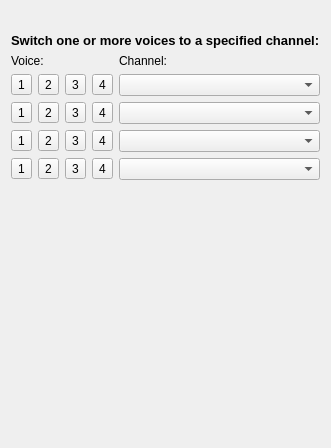
     <widget class="QWidget" name="tab_1">
      <attribute name="title">
       <string>Change Channel</string>
      </attribute>
      <layout class="QVBoxLayout" name="verticalLayout">
       <item>
        <spacer name="verticalSpacer_2">
         <property name="orientation">
          <enum>Qt::Vertical</enum>
         </property>
         <property name="sizeType">
          <enum>QSizePolicy::Fixed</enum>
         </property>
         <property name="sizeHint" stdset="0">
          <size>
           <width>20</width>
           <height>22</height>
          </size>
         </property>
        </spacer>
       </item>
       <item>
        <widget class="QLabel" name="label_10">
         <property name="font">
          <font>
           <pointsize>10</pointsize>
           <weight>75</weight>
           <bold>true</bold>
          </font>
         </property>
         <property name="text">
          <string>Switch one or more voices to a specified channel:</string>
         </property>
        </widget>
       </item>
       <item>
        <layout class="QGridLayout" name="gridLayout">
         <item row="1" column="0">
          <widget class="QToolButton" name="voice1_1">
           <property name="text">
            <string>1</string>
           </property>
           <property name="checkable">
            <bool>true</bool>
           </property>
          </widget>
         </item>
         <item row="1" column="1">
          <widget class="QToolButton" name="voice2_1">
           <property name="text">
            <string>2</string>
           </property>
           <property name="checkable">
            <bool>true</bool>
           </property>
          </widget>
         </item>
         <item row="1" column="2">
          <widget class="QToolButton" name="voice3_1">
           <property name="text">
            <string>3</string>
           </property>
           <property name="checkable">
            <bool>true</bool>
           </property>
          </widget>
         </item>
         <item row="1" column="3">
          <widget class="QToolButton" name="voice4_1">
           <property name="text">
            <string>4</string>
           </property>
           <property name="checkable">
            <bool>true</bool>
           </property>
          </widget>
         </item>
         <item row="1" column="4">
          <widget class="QComboBox" name="channelCombo1"/>
         </item>
         <item row="2" column="0">
          <widget class="QToolButton" name="voice1_2">
           <property name="text">
            <string>1</string>
           </property>
           <property name="checkable">
            <bool>true</bool>
           </property>
          </widget>
         </item>
         <item row="2" column="1">
          <widget class="QToolButton" name="voice2_2">
           <property name="text">
            <string>2</string>
           </property>
           <property name="checkable">
            <bool>true</bool>
           </property>
          </widget>
         </item>
         <item row="2" column="2">
          <widget class="QToolButton" name="voice3_2">
           <property name="text">
            <string>3</string>
           </property>
           <property name="checkable">
            <bool>true</bool>
           </property>
          </widget>
         </item>
         <item row="2" column="3">
          <widget class="QToolButton" name="voice4_2">
           <property name="text">
            <string>4</string>
           </property>
           <property name="checkable">
            <bool>true</bool>
           </property>
          </widget>
         </item>
         <item row="2" column="4">
          <widget class="QComboBox" name="channelCombo2"/>
         </item>
         <item row="3" column="0">
          <widget class="QToolButton" name="voice1_3">
           <property name="text">
            <string>1</string>
           </property>
           <property name="checkable">
            <bool>true</bool>
           </property>
          </widget>
         </item>
         <item row="3" column="1">
          <widget class="QToolButton" name="voice2_3">
           <property name="text">
            <string>2</string>
           </property>
           <property name="checkable">
            <bool>true</bool>
           </property>
          </widget>
         </item>
         <item row="3" column="2">
          <widget class="QToolButton" name="voice3_3">
           <property name="text">
            <string>3</string>
           </property>
           <property name="checkable">
            <bool>true</bool>
           </property>
          </widget>
         </item>
         <item row="3" column="3">
          <widget class="QToolButton" name="voice4_3">
           <property name="text">
            <string>4</string>
           </property>
           <property name="checkable">
            <bool>true</bool>
           </property>
          </widget>
         </item>
         <item row="3" column="4">
          <widget class="QComboBox" name="channelCombo3"/>
         </item>
         <item row="4" column="0">
          <widget class="QToolButton" name="voice1_4">
           <property name="text">
            <string>1</string>
           </property>
           <property name="checkable">
            <bool>true</bool>
           </property>
          </widget>
         </item>
         <item row="4" column="1">
          <widget class="QToolButton" name="voice2_4">
           <property name="text">
            <string>2</string>
           </property>
           <property name="checkable">
            <bool>true</bool>
           </property>
          </widget>
         </item>
         <item row="4" column="2">
          <widget class="QToolButton" name="voice3_4">
           <property name="text">
            <string>3</string>
           </property>
           <property name="checkable">
            <bool>true</bool>
           </property>
          </widget>
         </item>
         <item row="4" column="3">
          <widget class="QToolButton" name="voice4_4">
           <property name="text">
            <string>4</string>
           </property>
           <property name="checkable">
            <bool>true</bool>
           </property>
          </widget>
         </item>
         <item row="4" column="4">
          <widget class="QComboBox" name="channelCombo4"/>
         </item>
         <item row="0" column="0" colspan="2">
          <widget class="QLabel" name="label">
           <property name="text">
            <string>Voice:</string>
           </property>
          </widget>
         </item>
         <item row="0" column="4">
          <widget class="QLabel" name="label_8">
           <property name="text">
            <string>Channel:</string>
           </property>
          </widget>
         </item>
        </layout>
       </item>
       <item>
        <spacer name="verticalSpacer">
         <property name="orientation">
          <enum>Qt::Vertical</enum>
         </property>
         <property name="sizeHint" stdset="0">
          <size>
           <width>20</width>
           <height>257</height>
          </size>
         </property>
        </spacer>
       </item>
      </layout>
     </widget>
